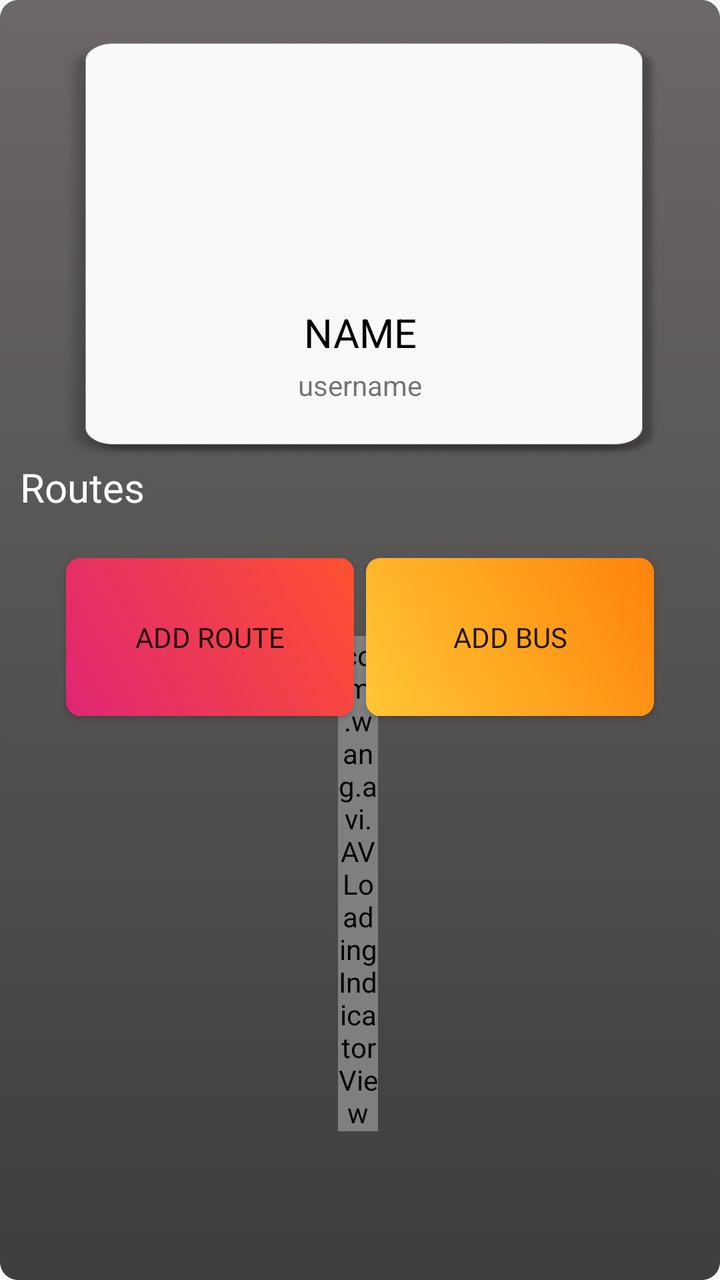
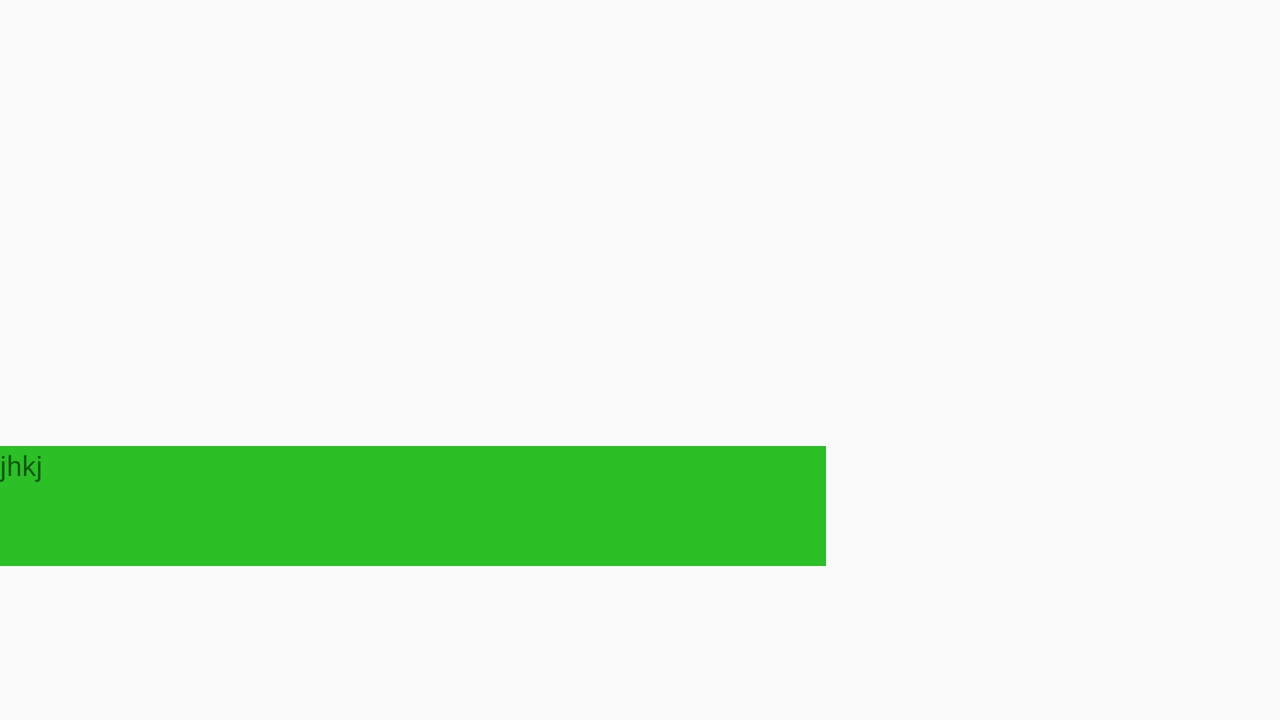

One screen, two layout resources from the same app: the default and the repository's alternative for another configuration. Each is rendered where Android would select it; the XML of both is given below.
<!-- AndroidManifest.xml: application theme AppTheme -->
<!-- res/layout/add_place_frag.xml -->
<?xml version="1.0" encoding="utf-8"?>
<ScrollView xmlns:android="http://schemas.android.com/apk/res/android"
    android:layout_width="match_parent"
    android:layout_height="match_parent"
    android:fillViewport="true">
<LinearLayout xmlns:android="http://schemas.android.com/apk/res/android"
    xmlns:app="http://schemas.android.com/apk/res-auto"
    android:orientation="vertical"
    android:layout_width="match_parent"
    android:layout_height="match_parent">

    <RelativeLayout
        android:layout_width="match_parent"
        android:layout_height="match_parent"
        android:background="@drawable/add_places_activity_background">


        <RelativeLayout
            android:id="@+id/rel"
            android:layout_width="match_parent"
            android:layout_height="210dp"
            android:layout_marginLeft="20dp"
            android:layout_marginTop="10dp"
            android:layout_marginRight="20dp"
            android:background="@drawable/rectangle"
            android:elevation="12dp"
            android:outlineAmbientShadowColor="#000000">

            <ImageView
                android:id="@+id/profile_image"
                android:layout_width="match_parent"
                android:layout_height="96dp"
                android:layout_alignParentTop="true"
                android:layout_marginTop="25dp"

                android:src="@drawable/man" />

            <TextView
                android:id="@+id/u_name"
                android:layout_width="135dp"
                android:layout_height="wrap_content"
                android:layout_above="@+id/user_name1"
                android:layout_alignParentStart="true"
                android:layout_alignParentEnd="true"
                android:layout_marginStart="100dp"
                android:layout_marginEnd="100dp"
                android:layout_marginBottom="-2dp"
                android:gravity="center"
                android:text="NAME"
                android:textColor="#000000"
                android:textSize="20sp" />

            <TextView
                android:id="@+id/user_name1"
                android:layout_width="163dp"
                android:layout_height="29dp"
                android:layout_alignParentStart="true"
                android:layout_alignParentEnd="true"
                android:layout_alignParentBottom="true"
                android:layout_marginStart="100dp"
                android:layout_marginEnd="100dp"
                android:layout_marginBottom="23dp"
                android:gravity="center"
                android:text="username"
                />


        </RelativeLayout>
<TextView
    android:id="@+id/route_txt"
    android:layout_width="wrap_content"
    android:layout_height="wrap_content"
    android:layout_below="@+id/rel"
    android:text="Routes"
    android:fontFamily="@font/pacifico"
    android:textColor="#ffffff"
    android:textSize="20sp"/>
        <androidx.recyclerview.widget.RecyclerView
            android:id="@+id/route_list"
            android:layout_width="wrap_content"
            android:layout_height="wrap_content"

            android:layout_below="@+id/route_txt"
            android:layout_alignParentStart="true"
            android:layout_alignParentEnd="true"
            android:layout_marginStart="1dp"
            android:layout_marginTop="7dp"
            android:layout_marginEnd="1dp" />

        <com.wang.avi.AVLoadingIndicatorView

            android:id="@+id/avi1"
            style="@style/AVLoadingIndicatorView"
            android:layout_width="wrap_content"
            android:layout_height="wrap_content"
            android:layout_alignParentStart="true"
            android:layout_alignParentTop="true"
            android:layout_alignParentEnd="true"
            android:layout_marginStart="159dp"
            android:layout_marginTop="308dp"
            android:layout_marginEnd="161dp"
            android:visibility="visible"
            app:indicatorColor="#DDF74619"
            app:indicatorName="LineScaleIndicator" />

        <Button
            android:id="@+id/addnewstops"
            android:layout_width="144dp"
            android:layout_height="79dp"
            android:layout_below="@+id/route_list"
            android:layout_alignParentStart="true"
            android:layout_marginStart="23dp"
            android:layout_marginTop="15dp"
            android:background="@drawable/add_bus_button"
            android:fontFamily="@font/coiny"
            android:text="Add Route" />

        <Button
            android:id="@+id/addnewbus"
            android:layout_width="144dp"
            android:layout_height="79dp"
            android:layout_below="@+id/route_list"
            android:layout_alignParentEnd="true"
            android:layout_marginTop="15dp"
            android:layout_marginEnd="23dp"
            android:background="@drawable/add_route_button"
            android:fontFamily="@font/coiny"
            android:text="Add Bus" />


    </RelativeLayout>

</LinearLayout>
</ScrollView>
<!-- resources referenced by this layout -->
<resources>
  <!-- drawable add_bus_button (drawable) -->
  <?xml version="1.0" encoding="utf-8"?>
  <selector xmlns:android="http://schemas.android.com/apk/res/android">
      <item>
          <shape>
              <gradient
                  android:startColor="#df2673"
  
                  android:endColor="#fe5031"
  
  
                  android:angle="45"/>
  
              <corners
                  android:radius="7dp" />
              <padding
                  android:left="10dp"
                  android:top="10dp"
                  android:right="10dp"
                  android:bottom="10dp" />
          </shape>
      </item>
  </selector>
  <!-- drawable add_places_activity_background (drawable) -->
  <?xml version="1.0" encoding="utf-8"?>
  <selector xmlns:android="http://schemas.android.com/apk/res/android">
      <item>
          <shape>
              <gradient
                  android:startColor="#9A0F0707"
                  android:endColor="#C4050505"
                  android:type="linear"
                  android:angle="270"
                  android:gradientRadius="20dp"/>
  
  
              <corners
                  android:radius="9dp" />
              <padding
                  android:left="10dp"
                  android:top="10dp"
                  android:right="10dp"
                  android:bottom="10dp" />
          </shape>
      </item>
  </selector>
  <!-- drawable add_route_button (drawable) -->
  <?xml version="1.0" encoding="utf-8"?>
  <selector xmlns:android="http://schemas.android.com/apk/res/android">
      <item>
          <shape>
              <gradient
                  android:startColor="#ffc636"
  
                  android:endColor="#ff830a"
  
  
                  android:angle="45"/>
  
              <corners
                  android:radius="7dp" />
              <padding
                  android:left="10dp"
                  android:top="10dp"
                  android:right="10dp"
                  android:bottom="10dp" />
          </shape>
      </item>
  </selector>
  <!-- drawable rectangle: png bitmap (drawable-mdpi, 57268 bytes) -->
  <style name="AppTheme" parent="Theme.AppCompat.Light.DarkActionBar">
          
          <item name="colorPrimary">@color/colorPrimary</item>
          <item name="colorPrimaryDark">@color/colorPrimaryDark</item>
          <item name="colorAccent">@color/colorAccent</item>
  
      </style>
  <color name="colorPrimary">#000000</color>
  <color name="colorPrimaryDark">#000000</color>
  <color name="colorAccent">#D81B60</color>
</resources>
<!-- res/layout-land/add_place_frag.xml (the repository's variant of the layout above) -->
<!-- drawn on the phone turned sideways -->
<androidx.constraintlayout.widget.ConstraintLayout xmlns:android="http://schemas.android.com/apk/res/android"
    xmlns:app="http://schemas.android.com/apk/res-auto"

    xmlns:tools="http://schemas.android.com/tools"
    android:id="@+id/framecheck"
    android:layout_width="match_parent"
    android:layout_height="match_parent"
    android:layout_rowWeight="4"
    android:layout_marginTop="?attr/actionBarSize">

    <RelativeLayout
        android:layout_width="match_parent"
        android:layout_height="match_parent"
        app:layout_constraintEnd_toEndOf="parent"
        app:layout_constraintStart_toStartOf="parent"
        tools:layout_editor_absoluteY="59dp">

        <TextView
            android:layout_width="184dp"
            android:layout_height="60dp"
            android:layout_alignParentStart="true"
            android:layout_alignParentTop="true"
            android:layout_alignParentEnd="true"
            android:layout_marginStart="0dp"
            android:layout_marginTop="175dp"
            android:layout_marginEnd="227dp"
            android:background="@color/green"
            android:text="jhkj" />
    </RelativeLayout>

    <androidx.constraintlayout.widget.Guideline
        android:id="@+id/guideline15"
        android:layout_width="wrap_content"
        android:layout_height="wrap_content"
        android:orientation="horizontal"
        app:layout_constraintGuide_begin="168dp" />

</androidx.constraintlayout.widget.ConstraintLayout>
<!-- resources referenced by the variant -->
<!-- as the phone turned sideways resolves them -->
<resources>
  <color name="green">#2BC026</color>
  <style name="AppTheme" parent="Theme.AppCompat.Light.DarkActionBar">
          
          <item name="colorPrimary">@color/colorPrimary</item>
          <item name="colorPrimaryDark">@color/colorPrimaryDark</item>
          <item name="colorAccent">@color/colorAccent</item>
  
      </style>
  <color name="colorPrimary">#000000</color>
  <color name="colorPrimaryDark">#000000</color>
  <color name="colorAccent">#D81B60</color>
</resources>
